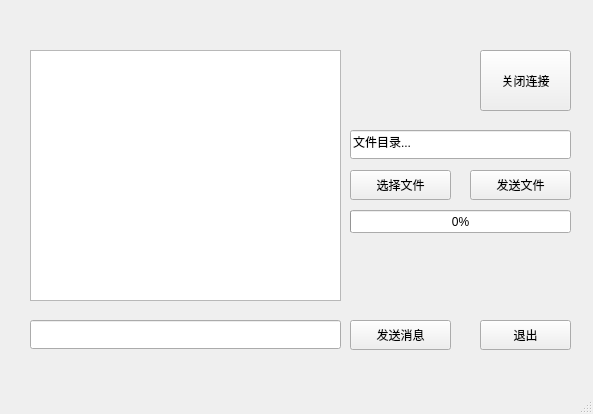
<?xml version="1.0" encoding="UTF-8"?>
<ui version="4.0">
 <class>server</class>
 <widget class="QMainWindow" name="server">
  <property name="geometry">
   <rect>
    <x>0</x>
    <y>0</y>
    <width>593</width>
    <height>414</height>
   </rect>
  </property>
  <property name="windowTitle">
   <string>server</string>
  </property>
  <widget class="QWidget" name="centralWidget">
   <widget class="QPushButton" name="pushButton_close">
    <property name="geometry">
     <rect>
      <x>480</x>
      <y>50</y>
      <width>91</width>
      <height>61</height>
     </rect>
    </property>
    <property name="text">
     <string>关闭连接</string>
    </property>
   </widget>
   <widget class="QProgressBar" name="progressBar_fileProgress">
    <property name="geometry">
     <rect>
      <x>350</x>
      <y>210</y>
      <width>221</width>
      <height>23</height>
     </rect>
    </property>
    <property name="value">
     <number>0</number>
    </property>
   </widget>
   <widget class="QPushButton" name="pushButton_selectFile">
    <property name="geometry">
     <rect>
      <x>350</x>
      <y>170</y>
      <width>101</width>
      <height>30</height>
     </rect>
    </property>
    <property name="text">
     <string>选择文件</string>
    </property>
   </widget>
   <widget class="QPushButton" name="pushButton_sendFile">
    <property name="geometry">
     <rect>
      <x>470</x>
      <y>170</y>
      <width>101</width>
      <height>30</height>
     </rect>
    </property>
    <property name="text">
     <string>发送文件</string>
    </property>
   </widget>
   <widget class="QLineEdit" name="lineEdit_fileName">
    <property name="geometry">
     <rect>
      <x>350</x>
      <y>130</y>
      <width>221</width>
      <height>29</height>
     </rect>
    </property>
    <property name="text">
     <string>文件目录...</string>
    </property>
   </widget>
   <widget class="QPushButton" name="pushButton_send">
    <property name="geometry">
     <rect>
      <x>350</x>
      <y>320</y>
      <width>101</width>
      <height>30</height>
     </rect>
    </property>
    <property name="text">
     <string>发送消息</string>
    </property>
   </widget>
   <widget class="QLineEdit" name="lineEdit">
    <property name="geometry">
     <rect>
      <x>30</x>
      <y>320</y>
      <width>311</width>
      <height>29</height>
     </rect>
    </property>
   </widget>
   <widget class="QTextEdit" name="browser">
    <property name="enabled">
     <bool>true</bool>
    </property>
    <property name="geometry">
     <rect>
      <x>30</x>
      <y>50</y>
      <width>311</width>
      <height>251</height>
     </rect>
    </property>
   </widget>
   <widget class="QPushButton" name="pushButton">
    <property name="geometry">
     <rect>
      <x>480</x>
      <y>320</y>
      <width>91</width>
      <height>30</height>
     </rect>
    </property>
    <property name="text">
     <string>退出</string>
    </property>
   </widget>
  </widget>
  <widget class="QStatusBar" name="statusBar"/>
 </widget>
 <layoutdefault spacing="6" margin="11"/>
 <resources/>
 <connections/>
</ui>
